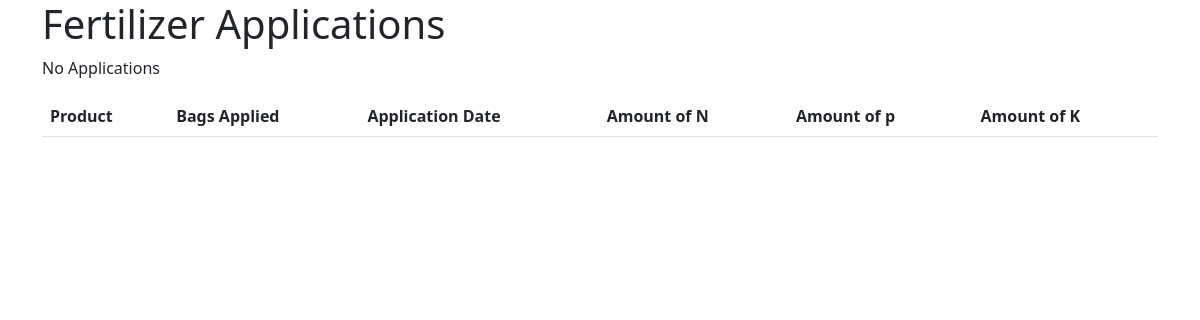
Before: /fert/ with the older database file.
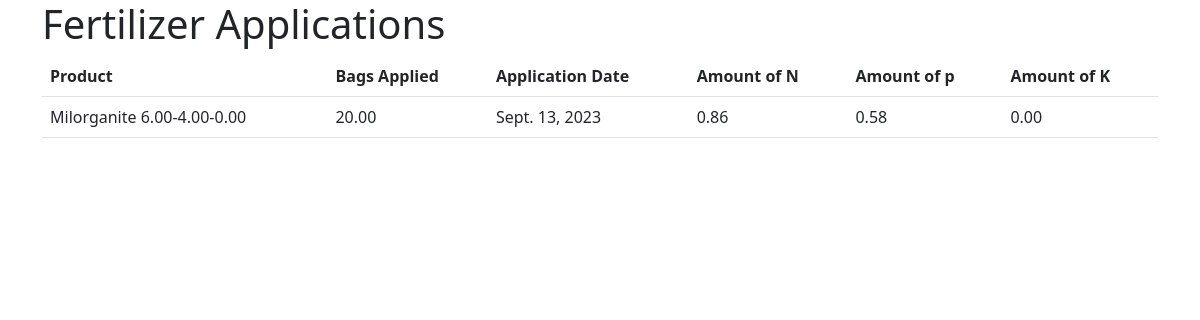
After: the same page with the newer database file.
### fertilizer/models.py (models this page shows)
class Application(models.Model):
    Fertilizer = models.ForeignKey(Fertilizer, on_delete=models.CASCADE)
    bags_applied = models.DecimalField(max_digits=4, decimal_places=2)
    date_applied = models.DateField()

class Fertilizer(models.Model):
    name = models.CharField(max_length=200)
    bag_weight = models.IntegerField(default=0)
    bag_coverage =  models.IntegerField(default=0)
    percent_N = models.DecimalField(max_digits=4, decimal_places=2)
    percent_P = models.DecimalField(max_digits=4, decimal_places=2)
    percent_X = models.DecimalField(max_digits=4, decimal_places=2)
    def __str__(self):
        return "%s %s-%s-%s" % (self.name, self.percent_N, self.percent_P, self.percent_X)

### fertilizer/views.py (the view)
# urls.py: path('', views.index, name='index'),
def index(request):
    applications =  Application.objects.all()
    application_amounts = []
    for application in applications:
        application_amounts.append(get_application_amounts(application))
    context = {
        'applicationAmounts': application_amounts
    }
    return render(request, 'fertilizer/index.html', context)

### fertilizer/views.py (called while the page is built)
def get_application_amounts(application):
    bag_weight =  application.Fertilizer.bag_weight
    bag_coverage = application.Fertilizer.bag_coverage
    lbs_per_k = round(bag_weight / (bag_coverage / 1000), 1)
    applied_n = round(application.Fertilizer.percent_N * Decimal(lbs_per_k) / 100, 2)
    applied_p = round(application.Fertilizer.percent_P * Decimal(lbs_per_k) / 100, 2)
    applied_x = round(application.Fertilizer.percent_X * Decimal(lbs_per_k) / 100, 2)
    return ApplicationAmount(application, applied_n, applied_p, applied_x)

### fertilizer/templates/fertilizer/index.html (shortened to what this page needs)
{% extends 'fertilizer/base.html' %} {% block content %}
<h1>Fertilizer Applications</h1>
<table class="table">
  <thead>
    <tr>
      <th>Product</th>
      <th>Bags Applied</th>
      <th>Application Date</th>
      <th>Amount of N</th>
      <th>Amount of p</th>
      <th>Amount of K</th>
    </tr>
  </thead>
  <tbody>
    {% for applicationAmount in applicationAmounts %}
    <tr>
      <td>{{applicationAmount.application.Fertilizer}}</td>
      <td>{{applicationAmount.application.bags_applied}}</td>
      <td>{{applicationAmount.application.date_applied}}</td>
      <td>{{applicationAmount.applied_n}}</td>
      <td>{{applicationAmount.applied_p}}</td>
      <td>{{applicationAmount.applied_x}}</td>
    </tr>
    {% empty %}
    <p>No Applications</p>
    {% endfor %}
  </tbody>
</table>
{% endblock %}

Changed rows visible on the page:
added Application: application.Fertilizer "Milorganite 6.00-4.00-0.00", application.bags_applied "20.00", application.date_applied "Sept. 13, 2023"
Other visible differences:
new list line: "0.86 0.58 0.00"
text no longer shown: "No Applications"
